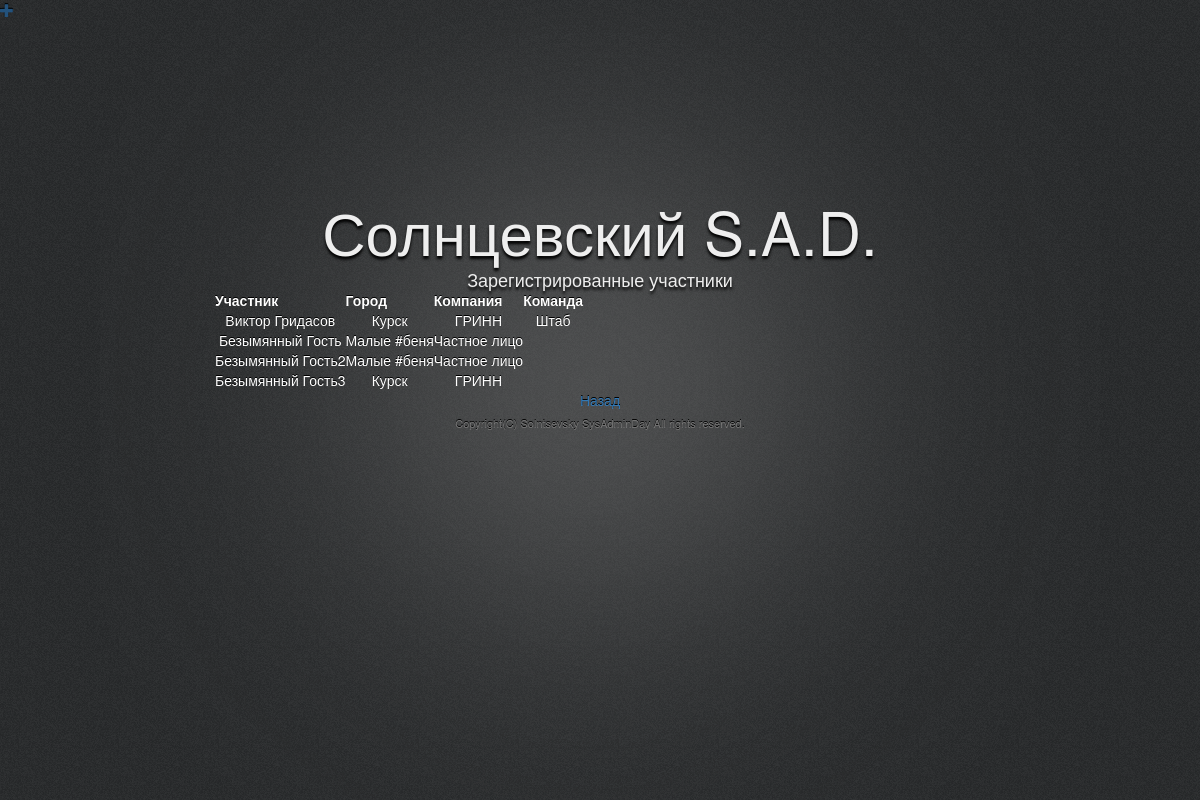
The app's page /countdown/members/, older data.
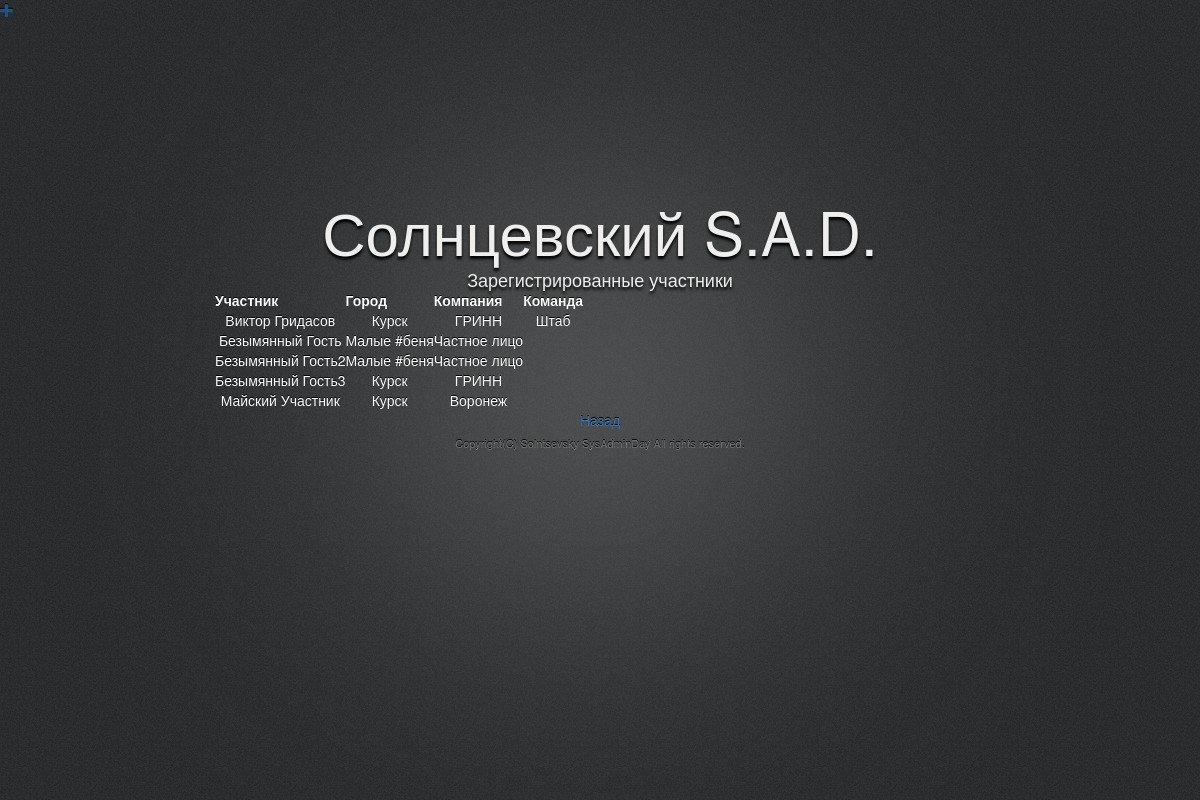
The same page, newer data.
### countdown/models.py (models this page shows)
class Member(models.Model):
    email = models.CharField(max_length=100)
    name = models.CharField(max_length=50, default='Безымянный Гость', verbose_name=u'Фамилия, Имя')
    phone = models.CharField(max_length=20, verbose_name=u'Телефон')
    city = models.CharField(max_length=50, default='Малые #беня', verbose_name=u'Город (нас. пункт)')
    company = models.CharField(max_length=50, default='Частное лицо', verbose_name=u'Организация')
    specialization = models.CharField(max_length=100, default='Ламер', verbose_name=u'Специализация в ИТ')
    regdate = models.DateField(auto_now_add=True, verbose_name=u'Дата регистрации')
    team = models.ForeignKey('Team', null=True, blank=True, on_delete=models.SET_NULL, verbose_name=u'Участник команды')

class Team(models.Model):
    name = models.CharField(max_length=30, verbose_name=u'Название')
    regdate = models.DateField(auto_now_add=True, verbose_name=u'Дата регистрации')
    tent_num = models.PositiveSmallIntegerField(default=1, verbose_name=u'Количество мест')

### countdown/views.py (the view)
# urls.py: path('members/', views.Members.as_view(), name='members'),
class Members(generic.ListView):
    template_name = 'countdown/members.html'
    context_object_name = 'members'
    def get_queryset(self):
        return Member.objects.all()

### countdown/templates/countdown/members.html
{% extends "countdown/wrapper.html" %}
{% block content %}
  <div class="bg-gradient"></div>
  <div class="container">
      <h1>Солнцевский S.A.D.</h1>
      <h2>Зарегистрированные участники</h2>
      <table>
          <thead><th>Участник</th><th>Город</th><th>Компания</th><th>Команда</th></thead>
          <tbody>
          {% for member in members %}
          <tr>
          <td>{{ member.name }}</td><td>{{ member.city }}</td><td>{{ member.company }}</td><td>{{ member.team.name }}</td>
          </tr>
          {% endfor %}
          </tbody>
      </table>
      <a href="/">Назад</a>
    <footer>
      <p>
        Copyright(C) Solntsevsky SysAdminDay All rights reserved.
      </p>
    </footer>
  </div>
{% endblock %}

### countdown/templates/countdown/wrapper.html (shortened to what this page needs)
<!DOCTYPE html>
<html lang="ru">
<head>
<link rel="stylesheet" href="//maxcdn.bootstrapcdn.com/bootstrap/3.2.0/css/bootstrap.min.css">
<link rel="stylesheet" href="//maxcdn.bootstrapcdn.com/bootstrap/3.2.0/css/bootstrap-theme.min.css">
<div>
    <a href="{% url 'member_new' %}" class="top-menu"><span class="glyphicon glyphicon-plus"></span></a>
</div>
{% load staticfiles %}
<link rel="stylesheet" media="screen" href="{% static 'countdown/css/normalize.css' %}"/>
<link rel="stylesheet" media="screen" href="{% static 'countdown/css/style.css' %}"/>
</head>
<body>
{% block content %}
{% endblock %}
</body>
</html>

### countdown/static/countdown/css/style.css (style rules this page uses)
body { background: #222 url('../images/bg.gif') repeat; color: #fff; -moz-text-shadow: 0 -1px 0 #000; -webkit-text-shadow: 0 -1px 0 #000; text-shadow: 0 -1px 0 #000; font-family: 'Helvetica Neue','Helvetica','Arial', sans-serif; }
.bg-gradient { position: fixed; width: 1000px; height: 1000px; top: 50%; left: 50%; z-index: -1; margin: -500px 0 0 -500px; background: url('../images/bg-gradient.png') no-repeat center; }
.container { text-align: center; margin: 0 auto; width: 800px; height: 400px; position: absolute; top: 50%; left: 50%; margin: -200px 0 0 -400px; }
h1, h2 { margin: 0; color: #eee; -moz-text-shadow: 0 3px 3px #000000; -webkit-text-shadow: 0 3px 3px #000000; text-shadow: 0 3px 3px #000000; }
h1 { font-size: 60px; margin: 0 0 10px; line-height: 1; }
h2 { font-size: 18px; }
footer { font-size: 11px; font-weight: normal; text-align: center; color: #777; }
footer p { margin: .5em 0; line-height: 1.5; }

Row changes from the older to the newer data that the page shows:
added Member: name "Майский Участник", city "Курск", company "Воронеж"
